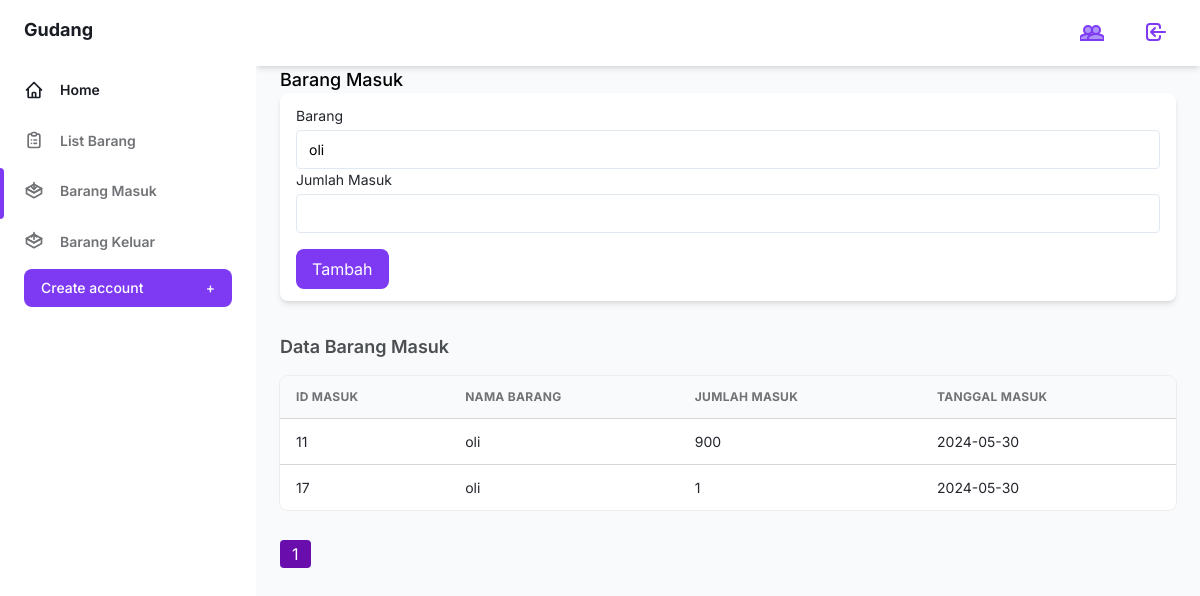
The app's page /barang_masuk.php (signed in), older data.
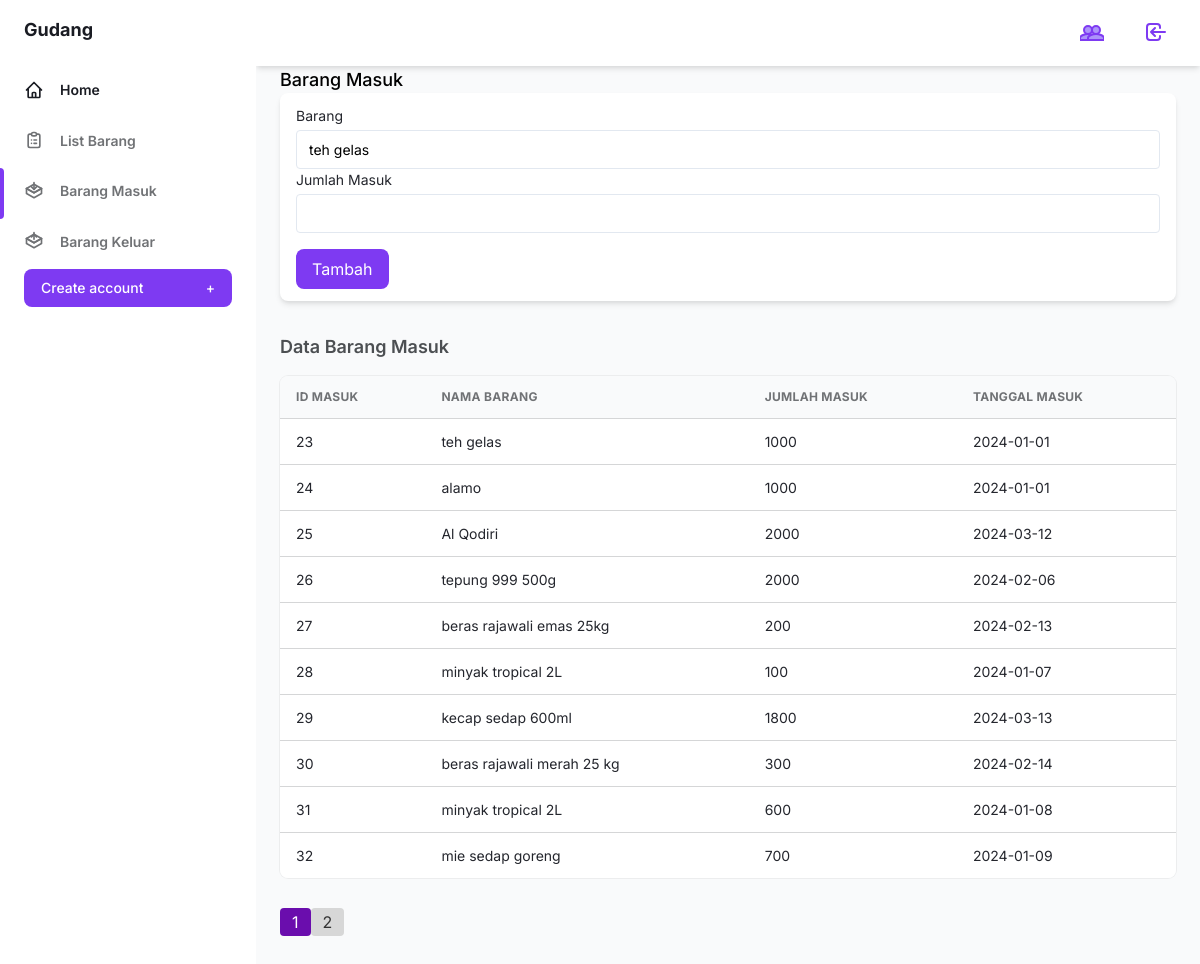
The same page, newer data.
### tables this page shows
CREATE TABLE `barang_masuk` (
  `id_masuk` int(11) NOT NULL,
  `id_barang` int(11) DEFAULT NULL,
  `jumlah_masuk` int(11) DEFAULT NULL,
  `tanggal_masuk` date DEFAULT NULL
);

CREATE TABLE `barang` (
  `id_barang` int(11) NOT NULL,
  `nama_barang` varchar(255) DEFAULT NULL,
  `stock` int(11) DEFAULT NULL,
  `jenis` varchar(20) NOT NULL
);

### barang_masuk.php (the view, shortened to what the changed rows need)
<?php
include 'config.php';
$query_barang = "SELECT * FROM barang";
$result_barang = $connect->query($query_barang);
$limit = 10;
$page = isset($_GET['page']) ? $_GET['page'] : 1;
$offset = ($page - 1) * $limit;
$query_masuk = "SELECT barang_masuk.id_masuk, barang.nama_barang, barang_masuk.jumlah_masuk, barang_masuk.tanggal_masuk
          FROM barang_masuk
          JOIN barang ON barang.id_barang = barang_masuk.id_barang
          LIMIT $limit OFFSET $offset";
$result_masuk = $connect->query($query_masuk);
$total_masuk = mysqli_query($connect, "SELECT COUNT(*) AS total FROM barang_masuk")->fetch_assoc()['total'];
$total_pages = ceil($total_masuk / $limit);
?>
<!DOCTYPE html>
<html :class="{ 'theme-dark': dark }" x-data="data()" lang="en">
<head>
    <link rel="stylesheet" href="./assets/css/tailwind.output.css" />
    <link rel="stylesheet" href="https://cdnjs.cloudflare.com/ajax/libs/Chart.js/2.9.3/Chart.min.css" />
    <link rel="stylesheet" href="./assets/css/baru.css">
</head>
<body>
<div class="flex h-screen bg-gray-50 dark:bg-gray-900" :class="{ 'overflow-hidden': isSideMenuOpen }">
    <div class="flex flex-col flex-1 w-full">
        <main class="h-full pb-16 overflow-y-auto">
          <div class="container px-6 mx-auto grid">
    <h1 class="text-lg leading-3 font-medium text-gray-900 dark:text-gray-200">
                    Barang Masuk
                <div class="px-4 py-3 mb-8 bg-white rounded-lg shadow-md dark:bg-gray-800">
                    <form method="post" action="">
                        <label class="block text-sm">
                            <span class="text-gray-700 dark:text-gray-400">Barang</span>
                            <select name="id_barang" class="block w-full mt-1 text-sm dark:border-gray-600 dark:bg-gray-700 focus:border-purple-400 focus:outline-none focus:shadow-outline-purple dark:text-gray-300 dark:focus:shadow-outline-gray form-input">
                                <?php while($data_barang = mysqli_fetch_array($result_barang)) { ?>
                                    <option value="<?php echo $data_barang['id_barang']; ?>"><?php echo $data_barang['nama_barang']; ?></option>
                                <?php } ?>
                            </select>
                        </label>
                        <label class="block text-sm">
                        </label>
                        <input name="submit" type="submit" value="Tambah" class="mt-4 px-4 py-2 text-white bg-purple-600 rounded-lg hover:bg-purple-700" />
                    </form>
                </div>
                <h4 class="mb-4 text-lg font-semibold text-gray-600 dark:text-gray-300">
                    Data Barang Masuk
                </h4>
                <div class="w-full overflow-hidden rounded-lg shadow-xs">
                    <div class="w-full overflow-x-auto">
                        <table class="w-full whitespace-no-wrap">
                            <thead>
                                <tr class="text-xs font-semibold tracking-wide text-left text-gray-500 uppercase border-b dark:border-gray-700 bg-gray-50 dark:text-gray-400 dark:bg-gray-800">
                                    <th class="px-4 py-3">ID Masuk</th>
                                    <th class="px-4 py-3">Nama Barang</th>
                                    <th class="px-4 py-3">Jumlah Masuk</th>
                                    <th class="px-4 py-3">Tanggal Masuk</th>
                                </tr>
                            </thead>
                            <tbody class="bg-white divide-y dark:divide-gray-700 dark:bg-gray-800">
                                <?php while($data_masuk = mysqli_fetch_array($result_masuk)) { ?>
                                    <tr class="text-gray-700 dark:text-gray-400">
                                        <td class="px-4 py-3 text-sm"><?php echo $data_masuk['id_masuk']; ?></td>
                                        <td class="px-4 py-3 text-sm"><?php echo $data_masuk['nama_barang']; ?></td>
                                        <td class="px-4 py-3 text-sm"><?php echo $data_masuk['jumlah_masuk']; ?></td>
                                        <td class="px-4 py-3 text-sm"><?php echo $data_masuk['tanggal_masuk']; ?></td>
                                    </tr>
                                <?php } ?>
                            </tbody>
                        </table>
                    </div>
                </div>
                <nav class="mt-8">
                        <ul class="pagination flex">
                            <?php for ($i = 1; $i <= $total_pages; $i++) { ?>
                                <li class="page-item <?php if ($i == $page) echo 'active'; ?>">
                                    <a class="page-link px-3 py-1 rounded mx-1 <?php if ($i == $page) echo 'bg-active'; else echo 'bg-inactive'; ?>" href="barang_masuk.php?page=<?= $i; ?>"><?= $i; ?></a>
                                </li>
                            <?php } ?>
                        </ul>
                    </nav>
            </div>
        </main>
    </div>
</div>
</body>
</html>

Row changes from the older to the newer data that the page shows:
removed barang_masuk: id_masuk "11", id_barang.nama_barang "oli", jumlah_masuk "900", tanggal_masuk "2024-05-30"
removed barang_masuk: id_masuk "17", id_barang.nama_barang "oli", jumlah_masuk "1", tanggal_masuk "2024-05-30"
added barang_masuk: id_masuk "23", id_barang.nama_barang "teh gelas", jumlah_masuk "1000", tanggal_masuk "2024-01-01"
added barang_masuk: id_masuk "24", id_barang.nama_barang "alamo", jumlah_masuk "1000", tanggal_masuk "2024-01-01"
added barang_masuk: id_masuk "25", id_barang.nama_barang "Al Qodiri", jumlah_masuk "2000", tanggal_masuk "2024-03-12"
added barang_masuk: id_masuk "26", id_barang.nama_barang "tepung 999 500g", jumlah_masuk "2000", tanggal_masuk "2024-02-06"
added barang_masuk: id_masuk "27", id_barang.nama_barang "beras rajawali emas 25kg", jumlah_masuk "200", tanggal_masuk "2024-02-13"
added barang_masuk: id_masuk "28", id_barang.nama_barang "minyak tropical 2L", jumlah_masuk "100", tanggal_masuk "2024-01-07"
added barang_masuk: id_masuk "29", id_barang.nama_barang "kecap sedap 600ml", jumlah_masuk "1800", tanggal_masuk "2024-03-13"
added barang_masuk: id_masuk "30", id_barang.nama_barang "beras rajawali merah 25 kg", jumlah_masuk "300", tanggal_masuk "2024-02-14"
added barang_masuk: id_masuk "31", id_barang.nama_barang "minyak tropical 2L", jumlah_masuk "600", tanggal_masuk "2024-01-08"
added barang_masuk: id_masuk "32", id_barang.nama_barang "mie sedap goreng", jumlah_masuk "700", tanggal_masuk "2024-01-09"
Text that changed along with them:
form field id_barang: "oli" → "teh gelas"
new list line: "2"
